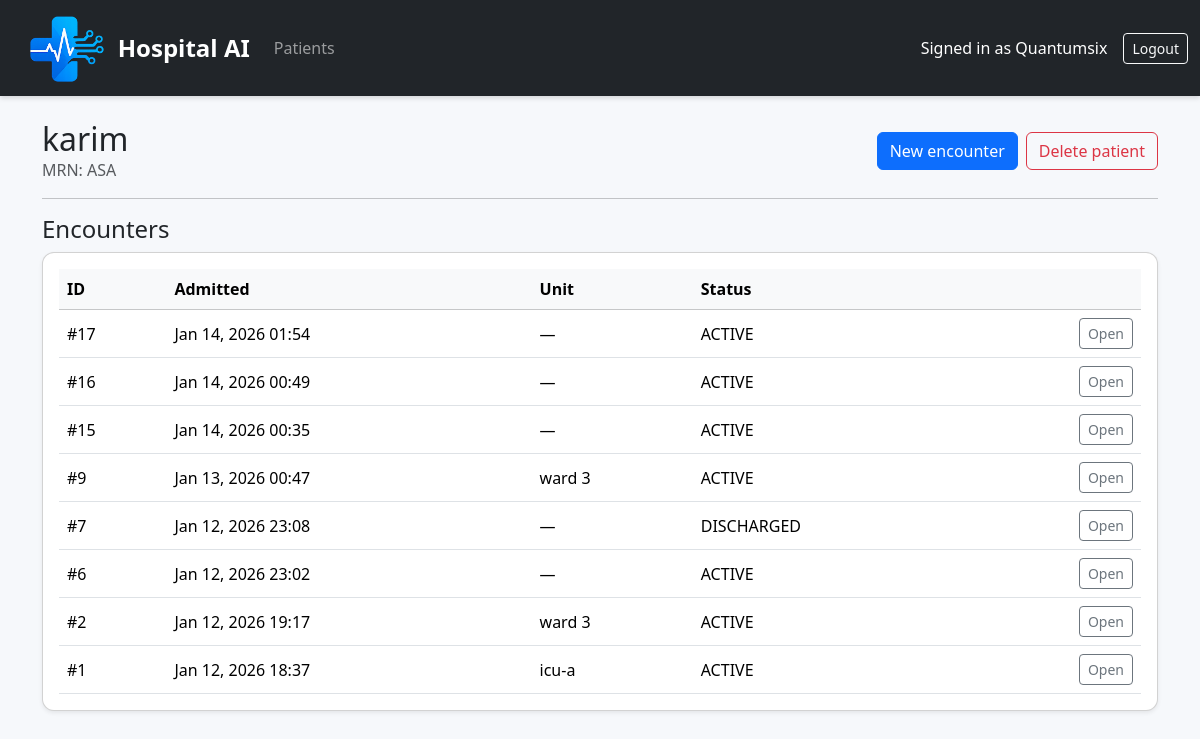
The page /patients/1/ (signed in) on the database its author committed.
### patients/models.py (models this page shows, shortened)
class Patient(models.Model):
    mrn = models.CharField("MRN", max_length=64, unique=True)
    full_name = models.CharField(max_length=255)
    date_of_birth = models.DateField(null=True, blank=True)
    sex = models.CharField(max_length=16, blank=True)

class Encounter(models.Model):
    STATUS_CHOICES = [
        ("ACTIVE", "Active"),
        ("DISCHARGED", "Discharged"),
    ]
    patient = models.ForeignKey(Patient, on_delete=models.CASCADE, related_name="encounters")
    admitted_at = models.DateTimeField(default=timezone.now)
    unit = models.CharField(max_length=64, blank=True, help_text="e.g., ICU-A, ICU-B, Ward 3")
    status = models.CharField(max_length=16, choices=STATUS_CHOICES, default="ACTIVE")

### patients/views.py (the view)
# urls.py: path("patients/<int:patient_id>/", views.patient_detail, name="patient_detail"),
@login_required
def patient_detail(request, patient_id: int):
    patient = get_object_or_404(Patient, id=patient_id)
    encounters = patient.encounters.order_by("-admitted_at")
    return render(request, "patients/patient_detail.html", {"patient": patient, "encounters": encounters})

### templates/patients/patient_detail.html (shortened to what this page needs)
{% extends "base.html" %}
{% block content %}
<div class="d-flex justify-content-between align-items-center mb-3">
  <div>
    <h2 class="mb-0">{{ patient.full_name }}</h2>
    <div class="text-muted">
      MRN: {{ patient.mrn }}
    </div>
  </div>
  <div class="d-flex gap-2">
    {% if perms.patients.add_encounter %}
      <a class="btn btn-primary"
         href="{% url 'patients:encounter_create' %}?patient={{ patient.id }}">
        New encounter
      </a>
    {% endif %}
    {% if perms.patients.delete_patient %}
      <a class="btn btn-outline-danger"
         href="{% url 'patients:patient_delete' patient.id %}">
        Delete patient
      </a>
    {% endif %}
  </div>
</div>
<hr>
<h4>Encounters</h4>
<div class="card shadow-sm">
  <div class="card-body">
    <div class="table-responsive">
      <table class="table table-hover align-middle mb-0">
        <thead class="table-light">
          <tr>
            <th>ID</th>
            <th>Admitted</th>
            <th>Unit</th>
            <th>Status</th>
            <th class="text-end"></th>
          </tr>
        </thead>
        <tbody>
          {% for enc in encounters %}
            <tr>
              <td>#{{ enc.id }}</td>
              <td>{{ enc.admitted_at|date:"M d, Y H:i" }}</td>
              <td>{{ enc.unit|default:"—" }}</td>
              <td>{{ enc.status|default:"—" }}</td>
              <td class="text-end">
                <a class="btn btn-sm btn-outline-secondary"
                   href="{% url 'patients:encounter_detail' enc.id %}">
                  Open
                </a>
              </td>
            </tr>
          {% empty %}
            <tr>
              <td colspan="5" class="text-muted text-center">No encounters yet.</td>
            </tr>
          {% endfor %}
        </tbody>
      </table>
    </div>
  </div>
</div>
{% endblock %}

### templates/base.html (shortened to what this page needs)
{% load static %}
<!DOCTYPE html>
<html lang="en">
<head>
    <link href="https://cdn.jsdelivr.net/npm/bootstrap@5.3.2/dist/css/bootstrap.min.css" rel="stylesheet">
</head>
<body>
<nav class="navbar navbar-expand-lg navbar-dark bg-dark">
    <div class="container-fluid">
        <a class="navbar-brand d-flex align-items-center justify-content-start p-0"
            href="{% url 'patients:patient_list' %}">
               <img src="{% static 'img/logo.png' %}"
                    alt="Hospital AI"
                    style="height:80px; width:auto;"
                    class="me-2">
               <span class="fw-bold fs-4 text-white">Hospital AI</span>
        </a>
        <div class="collapse navbar-collapse">
            <ul class="navbar-nav me-auto mb-2 mb-lg-0">
                <li class="nav-item">
                    <a class="nav-link" href="{% url 'patients:patient_list' %}">
                        Patients
                    </a>
                </li>
            </ul>
        </div>
        <div class="d-flex align-items-center">
            {% if user.is_authenticated %}
                <span class="navbar-text me-3 text-white">
                    Signed in as {{ user.username }}
                </span>
                <form method="post" action="{% url 'accounts:logout' %}" class="d-inline">
                    <button type="submit" class="btn btn-outline-light btn-sm">
                        Logout
                    </button>
                </form>
            {% else %}
                <a class="btn btn-outline-light btn-sm" href="{% url 'accounts:login' %}">
                    Login
                </a>
            {% endif %}
        </div>
    </div>
</nav>
<div class="container my-4">
    {% block content %}
    {% endblock %}
</div>
</body>
</html>

### templates/base.html (style rules this page uses)
body { background-color: #f6f8fb; }
.card { border-radius: 12px; box-shadow: 0 4px 12px rgba(0,0,0,.08); }
.btn-primary { transition: background-color .15s ease, border-color .15s ease, transform .06s ease, box-shadow .06s ease; }
.navbar { box-shadow: 0 2px 5px rgba(0,0,0,.15);min-height: 60px; padding-left: 10px; }

### rows shown on the page
Patient: full_name "karim", mrn "ASA"
Encounter: id "17", admitted_at "Jan 14, 2026 01:54", unit "—", status "ACTIVE"
Encounter: id "16", admitted_at "Jan 14, 2026 00:49", unit "—", status "ACTIVE"
Encounter: id "15", admitted_at "Jan 14, 2026 00:35", unit "—", status "ACTIVE"
Encounter: id "9", admitted_at "Jan 13, 2026 00:47", unit "ward 3", status "ACTIVE"
Encounter: id "7", admitted_at "Jan 12, 2026 23:08", unit "—", status "DISCHARGED"
Encounter: id "6", admitted_at "Jan 12, 2026 23:02", unit "—", status "ACTIVE"
Encounter: id "2", admitted_at "Jan 12, 2026 19:17", unit "ward 3", status "ACTIVE"
Encounter: id "1", admitted_at "Jan 12, 2026 18:37", unit "icu-a", status "ACTIVE"

### other values the page prints
{{ user.username }} "Quantumsix"
